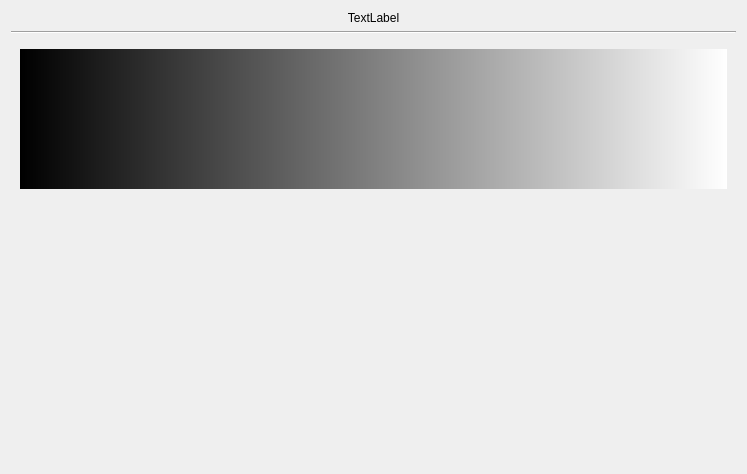
<?xml version="1.0" encoding="UTF-8"?>
<ui version="4.0">
 <class>NinjamRoomWindow</class>
 <widget class="QWidget" name="NinjamRoomWindow">
  <property name="geometry">
   <rect>
    <x>0</x>
    <y>0</y>
    <width>747</width>
    <height>474</height>
   </rect>
  </property>
  <property name="windowTitle">
   <string>Form</string>
  </property>
  <layout class="QVBoxLayout" name="verticalLayout">
   <item>
    <widget class="QLabel" name="labelRoomName">
     <property name="text">
      <string notr="true">TextLabel</string>
     </property>
     <property name="alignment">
      <set>Qt::AlignCenter</set>
     </property>
    </widget>
   </item>
   <item>
    <widget class="Line" name="line">
     <property name="orientation">
      <enum>Qt::Horizontal</enum>
     </property>
    </widget>
   </item>
   <item>
    <widget class="QWidget" name="content" native="true">
     <property name="sizePolicy">
      <sizepolicy hsizetype="Preferred" vsizetype="Preferred">
       <horstretch>0</horstretch>
       <verstretch>1</verstretch>
      </sizepolicy>
     </property>
     <layout class="QVBoxLayout" name="verticalLayout_2">
      <item>
       <widget class="QWidget" name="topPanel" native="true">
        <property name="minimumSize">
         <size>
          <width>0</width>
          <height>140</height>
         </size>
        </property>
        <property name="styleSheet">
         <string notr="true">background-color: qlineargradient(spread:pad, x1:0, y1:0, x2:1, y2:0, stop:0 rgba(0, 0, 0, 255), stop:1 rgba(255, 255, 255, 255));</string>
        </property>
       </widget>
      </item>
      <item>
       <widget class="QWidget" name="tracksPanel" native="true">
        <property name="sizePolicy">
         <sizepolicy hsizetype="Preferred" vsizetype="Preferred">
          <horstretch>0</horstretch>
          <verstretch>1</verstretch>
         </sizepolicy>
        </property>
        <layout class="QHBoxLayout" name="horizontalLayout_2"/>
       </widget>
      </item>
     </layout>
    </widget>
   </item>
  </layout>
 </widget>
 <resources/>
 <connections/>
</ui>
